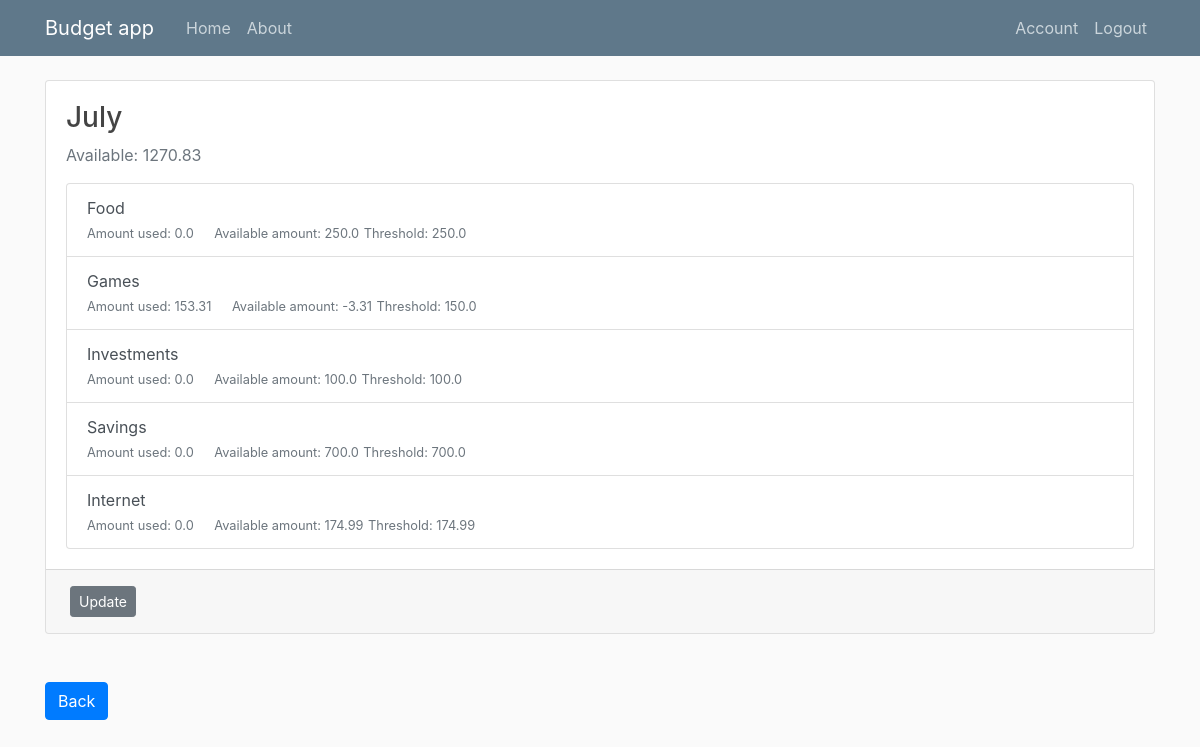
Screenshot of /budget/1 (signed in) with the database file from the repository.
### budget_app/models.py (models this page shows, shortened)
class Budget(db.Model):
    id  = db.Column(db.Integer,primary_key=True)
    name = db.Column(db.String)
    inicial_amount = db.Column(db.Float)
    saving_amount = db.Column(db.Float,nullable=True,default=0)
    available_amount = db.Column(db.Float,nullable=True,default=0)
    user_id = db.Column(db.Integer,db.ForeignKey('user.id'),nullable=False)

class Category(db.Model):
    id = db.Column(db.Integer,primary_key=True)
    name = db.Column(db.String(45),nullable=False,unique=True)
    description = db.Column(db.String(45),nullable=True)
    budgets = db.relationship('Budget_category',backref='category',lazy=True)

class Budget_category(db.Model):
    id  = db.Column(db.Integer,primary_key=True)
    threshold = db.Column(db.Float,nullable=False)
    used_amount = db.Column(db.Float,nullable=True,default=0)
    available_amount = db.Column(db.Float,nullable=True,default=0)
    budget_id = db.Column(db.Integer,db.ForeignKey('budget.id'),nullable=False)
    category_id = db.Column(db.Integer,db.ForeignKey('category.id'),nullable=False)
    budgets = db.relationship('Budget',backref='categories',lazy=True)

### budget_app/routes.py (the view)
@app.route('/budget/<budget_id>',methods=['GET','POST'])
@login_required
def budget(budget_id):
    budget = Budget.query.get_or_404(budget_id)
    categories = []
    for c in budget.categories:
        category_db = Category.query.filter_by(id=c.category.id).first()
        name = category_db.name
        category = {
            'id':c.id,
            'name':name,
            'used_amount':c.used_amount,
            'threshold':c.threshold,
            'available_amount':c.available_amount,
        }
        categories.append(category)
    return render_template('budget.html',budget=budget, title=budget.name,categories=categories)

### budget_app/models.py (called while the page is built)
@login_manager.user_loader
def load_user(user_id):
    return User.query.get(int(user_id))

### budget_app/templates/budget.html (shortened to what this page needs)
{% extends "layout.html" %}
{% block content %}
<div class="card">
    <div class="card-body">
        <h3>{{ budget.name }}</h3>
        <p class="text-muted"> Available: {{ (budget.available_amount | round(2)) }}</p>
        <div class="list-group">
            {% for category in categories %}
            <a href="{{ url_for('update_budget_category',budget_id=budget.id,category_id=category.id) }}" class="list-group-item list-group-item-action">
                <div>
                    {{ category.name }}
                </div>
                <small class="text-muted mr-3"> Amount used: {{category.used_amount | round(2)}}</small>
                <small class="text-muted"> Available amount: {{category.available_amount | round(2)}}</small>
                <small class="text-muted"> Threshold: {{category.threshold}}</small>
            </a>
            {% endfor %}
        </div>
    </div>
    <div class="card-footer">
        <a class="btn btn-secondary btn-sm m-1"
            href="{{ url_for('update_budget',budget_id=budget.id)}}">Update</a>
    </div>
</div>
<a class="btn btn-primary mt-5" href="{{ url_for('budgets')}}">Back</a>
{% endblock %}

### budget_app/static/main.css (style rules this page uses)
body { background: #fafafa; color: #333333; margin-top: 5rem; }
h1, h2, h3, h4, h5, h6 { color: #444444; }

### rows the page displays
Budget: name "July", available_amount "1270.83"
Category: name "Food"
Budget_category: used_amount "0.0", available_amount "250.0", threshold "250.0"
Category: name "Games"
Budget_category: used_amount "153.31", available_amount "-3.31", threshold "150.0"
Category: name "Investments"
Budget_category: used_amount "0.0", available_amount "100.0", threshold "100.0"
Category: name "Savings"
Budget_category: used_amount "0.0", available_amount "700.0", threshold "700.0"
Category: name "Internet"
Budget_category: used_amount "0.0", available_amount "174.99", threshold "174.99"
